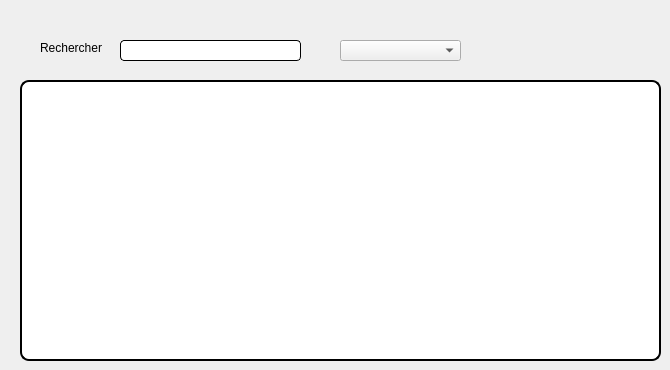
      <widget class="QWidget" name="tab">
       <attribute name="title">
        <string>Historique</string>
       </attribute>
       <widget class="QTableView" name="tab_fH_">
        <property name="geometry">
         <rect>
          <x>20</x>
          <y>80</y>
          <width>641</width>
          <height>281</height>
         </rect>
        </property>
        <property name="styleSheet">
         <string notr="true">
QTableView {
background-color: #ffffff;
border: 2px solid #000000;
border-radius: 9px;
selection-background-color: #1e90ff;
selection-color: #ffffff;
}

QHeaderView::section {
background-color: #f0f0f0;
border: 9px solid #000000;
border-radius: 4px;
padding: 4px;
}</string>
        </property>
       </widget>
       <widget class="QLineEdit" name="Recherche_3">
        <property name="geometry">
         <rect>
          <x>120</x>
          <y>40</y>
          <width>181</width>
          <height>21</height>
         </rect>
        </property>
        <property name="styleSheet">
         <string notr="true">QLineEdit {
background-color: #ffffff;
border: 1px solid #000000;
border-radius: 4px;
padding: 4px;
}

QLineEdit:hover {
border-color: #1e90ff;
}

QLineEdit:focus {
border-color: #1e90ff;
}</string>
        </property>
       </widget>
       <widget class="QLabel" name="label_29">
        <property name="geometry">
         <rect>
          <x>40</x>
          <y>40</y>
          <width>101</width>
          <height>16</height>
         </rect>
        </property>
        <property name="text">
         <string>Rechercher</string>
        </property>
       </widget>
       <widget class="QComboBox" name="ComboPapa_3_">
        <property name="geometry">
         <rect>
          <x>340</x>
          <y>40</y>
          <width>121</width>
          <height>21</height>
         </rect>
        </property>
       </widget>
      </widget>
